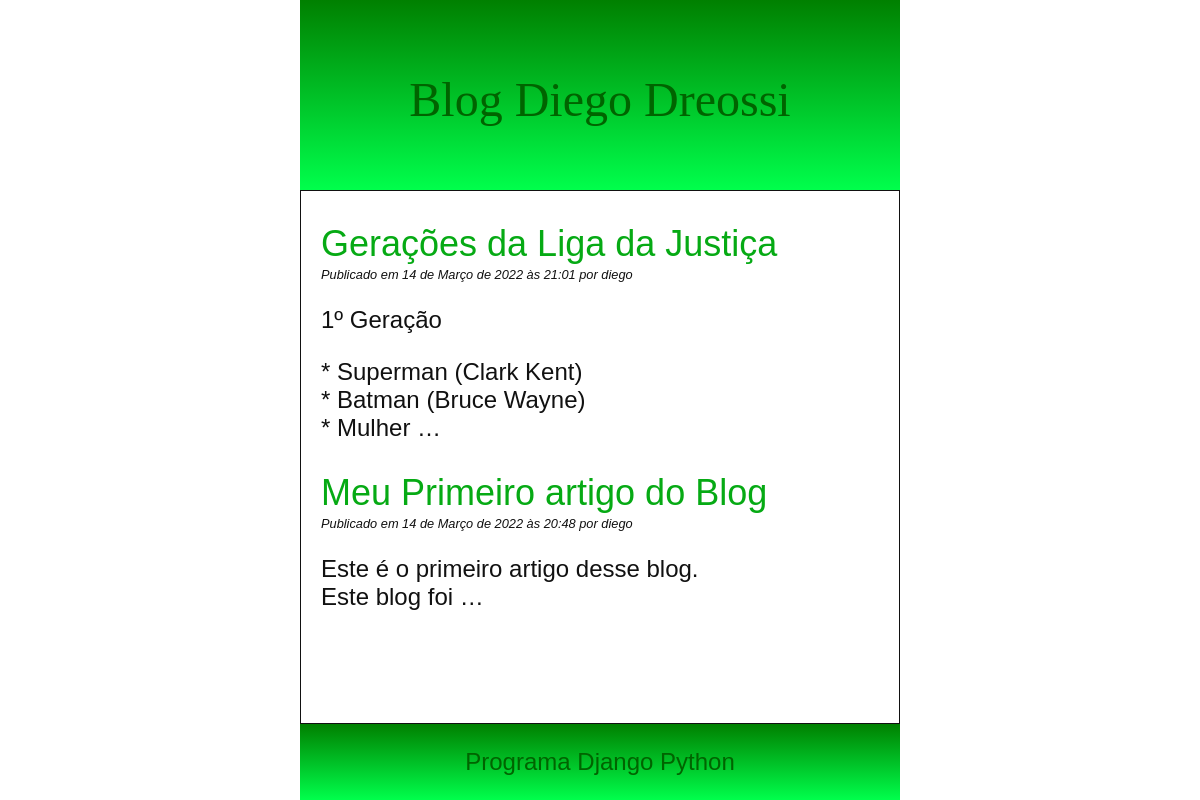
Screenshot of /blog/ with the database file from the repository.
### blogapp/models.py (models this page shows, shortened)
class Artigo(models.Model):
    titulo = models.CharField(max_length=255)
    slug = models.SlugField(max_length=255,unique=True)
    autor = models.ForeignKey(User,on_delete=models.CASCADE)
    texto = models.TextField()
    data_pub = models.DateTimeField(auto_now_add=True)
    atualizado = models.DateTimeField(auto_now=True)
    class Meta:
        ordering = ("-data_pub",)
    def get_absolute_url(self):
        return reverse("blogapp:detalhe", kwargs={"slug": self.slug})

### blogapp/views.py (the view)
# urls.py: path("",views.ArtigoLista.as_view(),name="lista"),
class ArtigoLista(ListView):
    model = Artigo

### blogapp/templates/blogapp/artigo_list.html (shortened to what this page needs)
{% extends "blogapp/base.html" %}
{% block content %}
    {% for artigo in artigo_list %}
       <article>
           <h2><a href="{{artigo.get_absolute_url}}">{{artigo.titulo}}</a></h2>
           <p class="date">Publicado em {{artigo.data_pub}} por {{artigo.autor}}</p>
           <div>
               {{artigo.texto|linebreaks|truncatewords:10}}
           </div>
       </article>
    {% endfor %}
{% endblock content %}

### blogapp/templates/blogapp/base.html (shortened to what this page needs)
{% load static %}
<!DOCTYPE html>
<html lang="pt-br">
<head>
    <link rel="stylesheet" href="{% static 'css/blog.css' %}">
</head>
<body>
    <header><h1>Blog Diego Dreossi</h1></header>
    <main>
        {% block content %}
        {% endblock %}
    </main>
    <footer><p>Programa Django Python</p></footer>
</body>
</html>

### blogapp/static/css/blog.css (style rules this page uses)
html { height: 100%; }
body { height: 100%; margin: 0 25%; font-family: sans-serif; font-size: 1.5rem; color: #111111; display: flex; flex-direction: column; }
h1 { text-align: center; font-family: serif; font-weight: normal; }
h2 { color:#06aa14; font-weight: normal; margin-bottom: 2px; }
a { color:#06aa14; text-decoration:none; }
p.date { font-size: 0.8rem; font-style: italic; margin-top: 1px; }
header { background-image: linear-gradient(to bottom,green,rgb(0, 255, 76)) ; min-height: 150px; text-align: center; padding-top: 40px; }
header h1 { color: darkgreen; }
main { padding: 2px 20px; border: 1px solid; flex: 1 0 auto }
footer { background-image: linear-gradient(to bottom,green,rgb(0, 255, 76)) ; text-align: center; min-height: 30px; color: darkgreen; flex-shrink: 0; }

### rows the page displays
Artigo: titulo "Gerações da Liga da Justiça", data_pub "14 de Março de 2022 às 21:01", autor "diego", texto "1º Geração * Superman (Clark Kent) * Batman (Bruce Wayne) * Mulher …"
Artigo: titulo "Meu Primeiro artigo do Blog", data_pub "14 de Março de 2022 às 20:48", autor "diego", texto "Este é o primeiro artigo desse blog. Este blog foi …"
